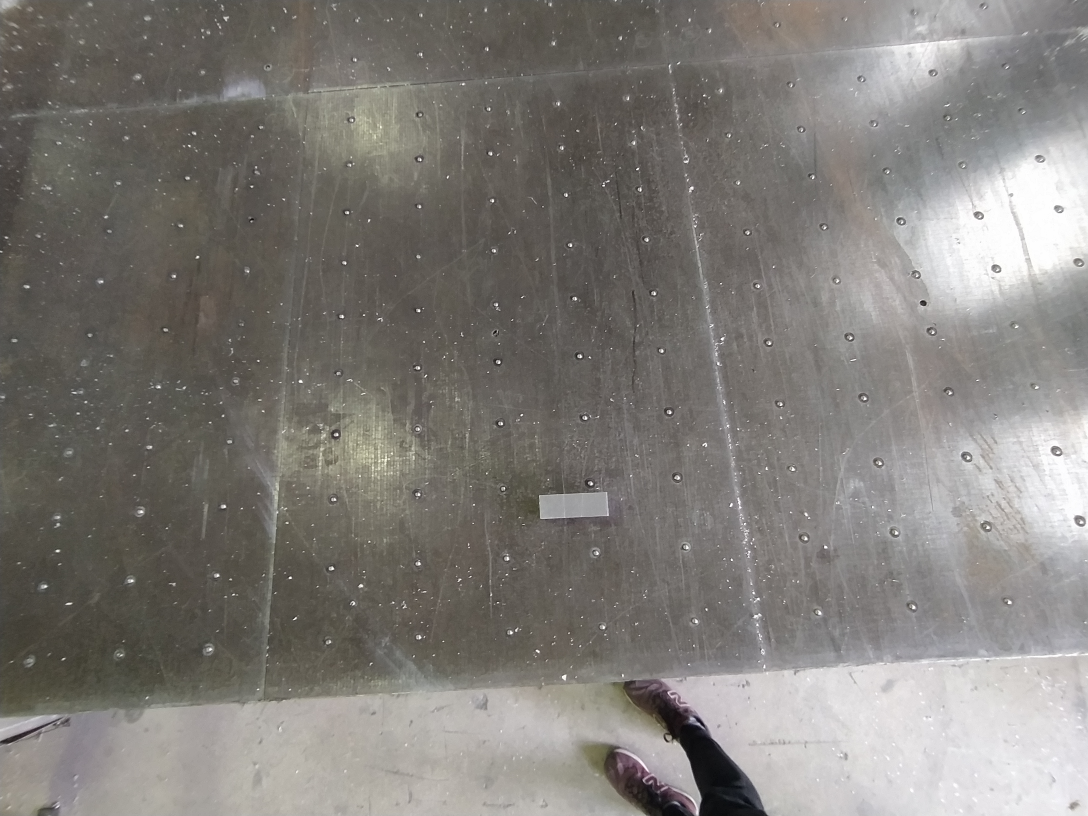
#> input picture jc2.jpg, 3264 x 2448 px, given in place of the camera (shown at 1/3 size)
$ python measure.py
#> lines starting #> are read from the running program, lines starting #| are printed output that depends on the picture; after the words box and inside, x2 and y2 are one past the last pixel; in counts of white or black regions, pixels touching at a corner belong together
### utils.py
import cv2
import numpy as np
import math


def getContours(img, cThr=[100, 100], showCanny=False, minArea=1000, filter=0, draw=False):
    imgGrey = cv2.cvtColor(img, cv2.COLOR_BGR2GRAY)  # convert into greyscale
    imgBlur = cv2.GaussianBlur(imgGrey, (5, 5), 1)
    imgCanny = cv2.Canny(imgBlur, cThr[0], cThr[1])
    kernel = np.ones((2, 2))
    imgDial = cv2.dilate(imgCanny, kernel, iterations=3)
    imgThreshold = cv2.erode(imgDial, kernel, iterations=2)

    if showCanny:
        resized = cv2.resize(imgThreshold, (0, 0), None, 0.5, 0.5)
        cv2.namedWindow('Canny', cv2.WINDOW_NORMAL)

        cv2.imshow('Canny', resized)

    contours, hierarchy = cv2.findContours(
        imgThreshold, cv2.RETR_TREE, cv2.CHAIN_APPROX_SIMPLE)

    finalContours = []

    for i in contours:
        area = cv2.contourArea(i)
        if area > minArea:
            perimeter = cv2.arcLength(i, True)
            approx = cv2.approxPolyDP(i, 0.02*perimeter, True)
            bbox = cv2.boundingRect(approx)
            if filter > 0:
                if len(approx) == filter:
                    finalContours.append([len(approx), area, approx, bbox, i])
            else:
                finalContours.append([len(approx), area, approx, bbox, i])

    # sort contour area from largest to smallest
    finalContours = sorted(finalContours, key=lambda x: x[1], reverse=True)

    if draw:
        for con in finalContours:
            cv2.drawContours(img, con[4], -1, (0, 0, 255), 3)

    return img, finalContours


def reorder(points):
    newPoints = np.zeros_like(points)
    points = points.reshape((4, 2))
    add = points.sum(1)
    newPoints[0] = points[np.argmin(add)]
    newPoints[3] = points[np.argmax(add)]
    diff = np.diff(points, axis=1)
    newPoints[1] = points[np.argmin(diff)]
    newPoints[2] = points[np.argmax(diff)]
    return newPoints


def findDistance(pts1, pts2):
    return ((pts2[0] - pts1[0])**2 + (pts2[1] - pts1[1])**2)**0.5

### measure.py
import cv2
import numpy as np
import utils
import math

cap = cv2.VideoCapture(2)  # set video capture device``
cap.set(10, 160)  # set brightness
cap.set(3, 1280)  # set height and width for 720p camera
cap.set(4, 720)

scaleFactor = 1
widthPaper = 210 * scaleFactor
heightPaper = 297 * scaleFactor

calibrated = False


while True:
    success, img = cap.read()  # grabs, decodes and returns next video frame
#> img is the input picture: shape (2448, 3264, 3); mean B, G, R 121.1, 125.5, 128.8
    resized = cv2.resize(img, (0, 0), None, 0.5, 0.5)
    cv2.imshow('Original', resized)

    imgContours, conts = utils.getContours(
        img, showCanny=True, minArea=50000, filter=4)
#> in getContours, `imgCanny = cv2.Canny(imgBlur, cThr[0], cThr[1])`:
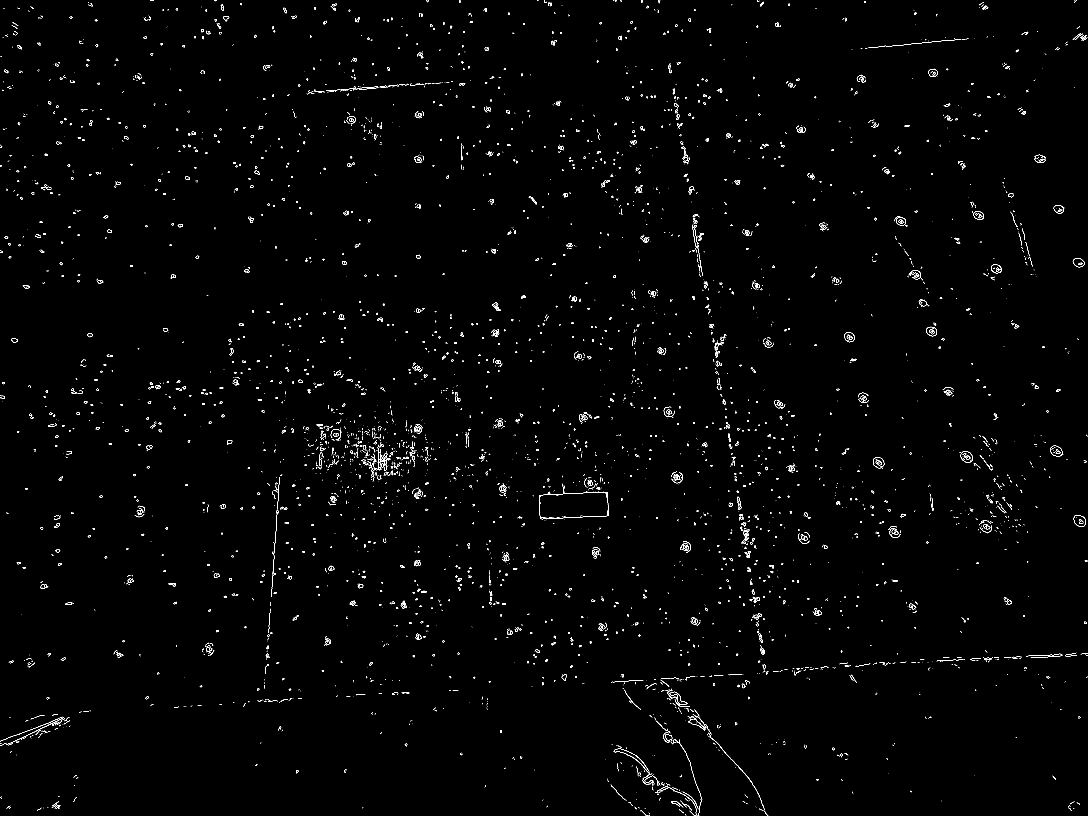
#> imgCanny: shape (2448, 3264) (shown at 1/3 size); 0.76% white in thin lines or dots
#> in getContours, `imgDial = cv2.dilate(imgCanny, kernel, iterations=3)`: imgDial: shape (2448, 3264); 3.5% white; 2593 white regions (212 under 20 px), largest, box (x1, y1, x2, y2) and area: (1841, 2152, 2110, 2448) 7760, (1051, 1285, 1209, 1447) 6821, (0, 2150, 213, 2241) 3427
#> in getContours, `imgThreshold = cv2.erode(imgDial, kernel, iterations=2)`: imgThreshold: shape (2448, 3264); 1.9% white; 2761 white regions (957 under 20 px)
#> in getContours, `resized = cv2.resize(imgThreshold, (0, 0), None, 0.5, 0.5)`:
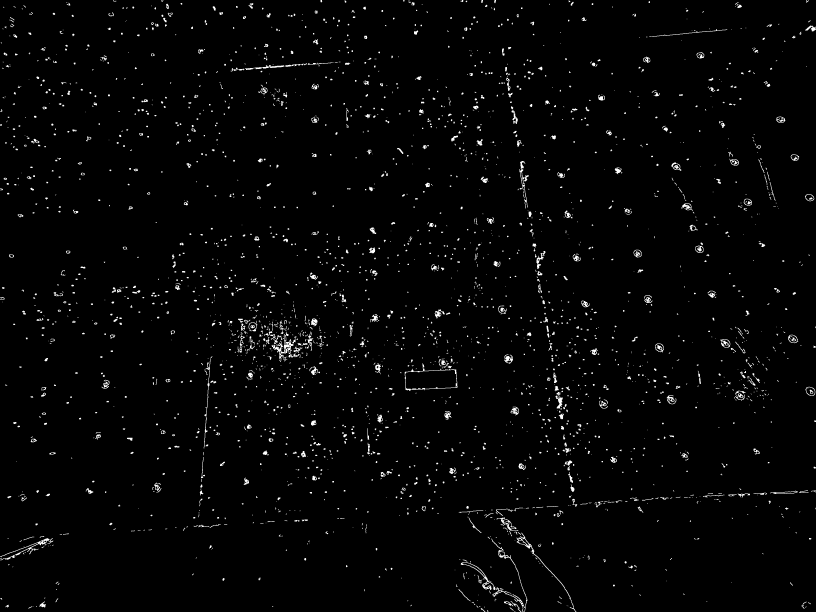
#> resized: shape (1224, 1632) (shown at 1/2 size); min 0, max 255, mean 4.9
#> in getContours, `contours, hierarchy = cv2.findContours( imgThreshold, cv2.RETR_TREE, c..`: contours = 3111 contours, 1518 with area under 20; largest, box (x1, y1, x2, y2) and area: (1619, 1453, 1830, 1564) 15266, (1620, 1479, 1828, 1559) 14087, (1843, 2154, 2110, 2448) 4144, (1086, 1329, 1202, 1447) 2724, (2065, 2131, 2306, 2448) 2014
#> the loop in getContours, `for i in contours:` made 3111 passes
#> area on passes 3, 4, 8: 53, 35.5, 27
#> after the loop in getContours, `for i in contours:`: finalContours = []
#> conts = []

    # [6 lines of commented-out code are left out]

    imgContours2, conts2 = utils.getContours(
        img, minArea=400, filter=4, cThr=[50, 50], draw=False)
#> call 2 of getContours, with showCanny = False, minArea = 400, filter = 4, draw = False
#> in getContours (call 2), `imgCanny = cv2.Canny(imgBlur, cThr[0], cThr[1])`:
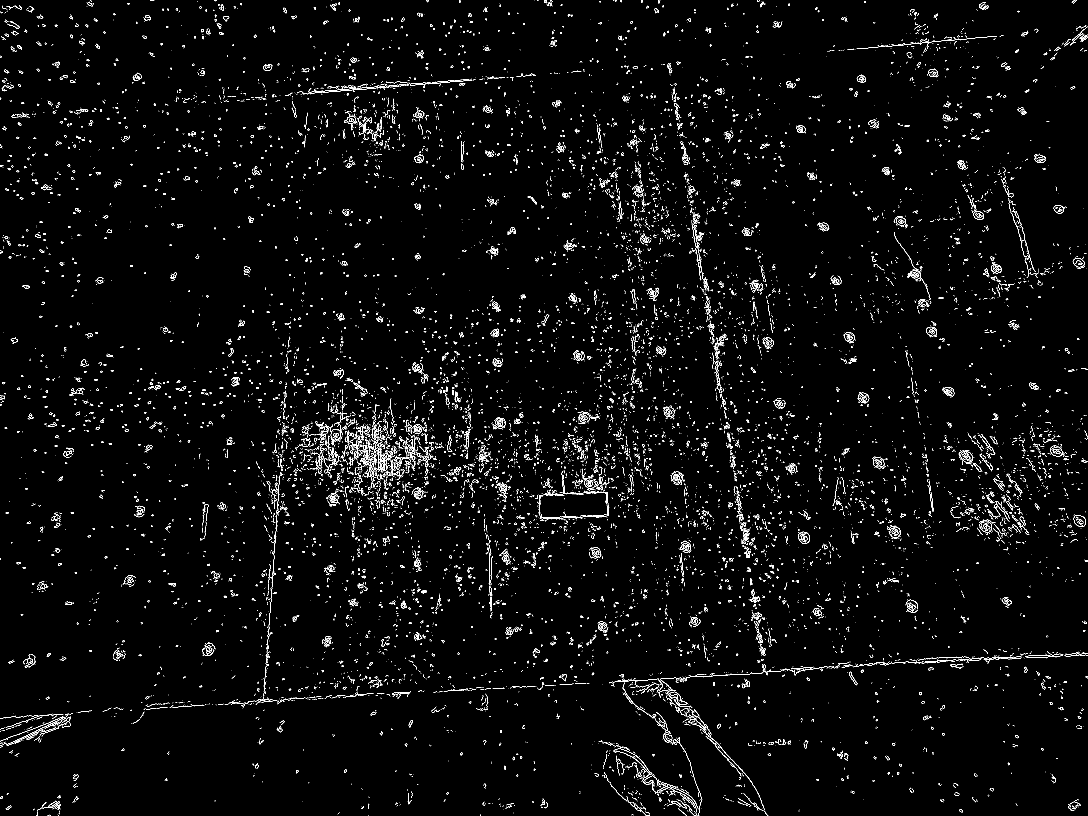
#> imgCanny: shape (2448, 3264) (shown at 1/3 size); 1.9% white in thin lines or dots
#> in getContours (call 2), `imgDial = cv2.dilate(imgCanny, kernel, iterations=3)`:
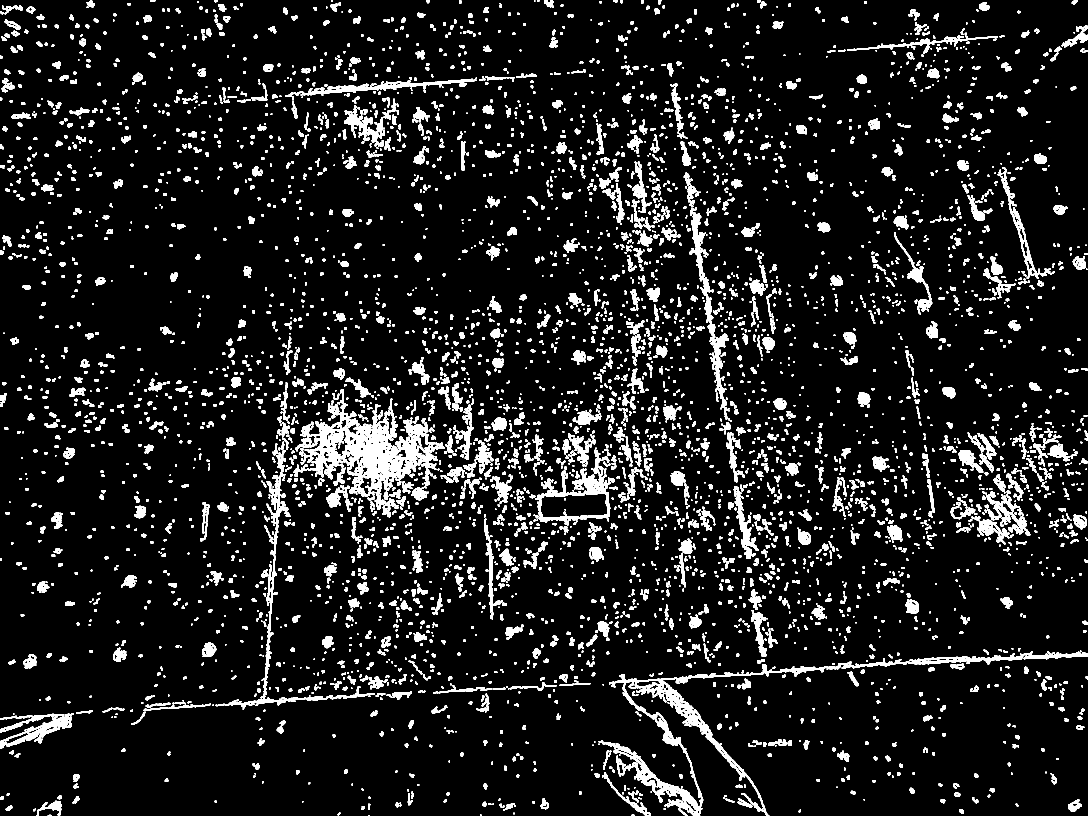
#> imgDial: shape (2448, 3264) (shown at 1/3 size); 8.9% white; 5416 white regions (527 under 20 px), largest, box (x1, y1, x2, y2) and area: (886, 1210, 1314, 1530) 46100, (1796, 1985, 2555, 2448) 31299, (654, 1417, 973, 2129) 10614
#> in getContours (call 2), `imgThreshold = cv2.erode(imgDial, kernel, iterations=2)`:
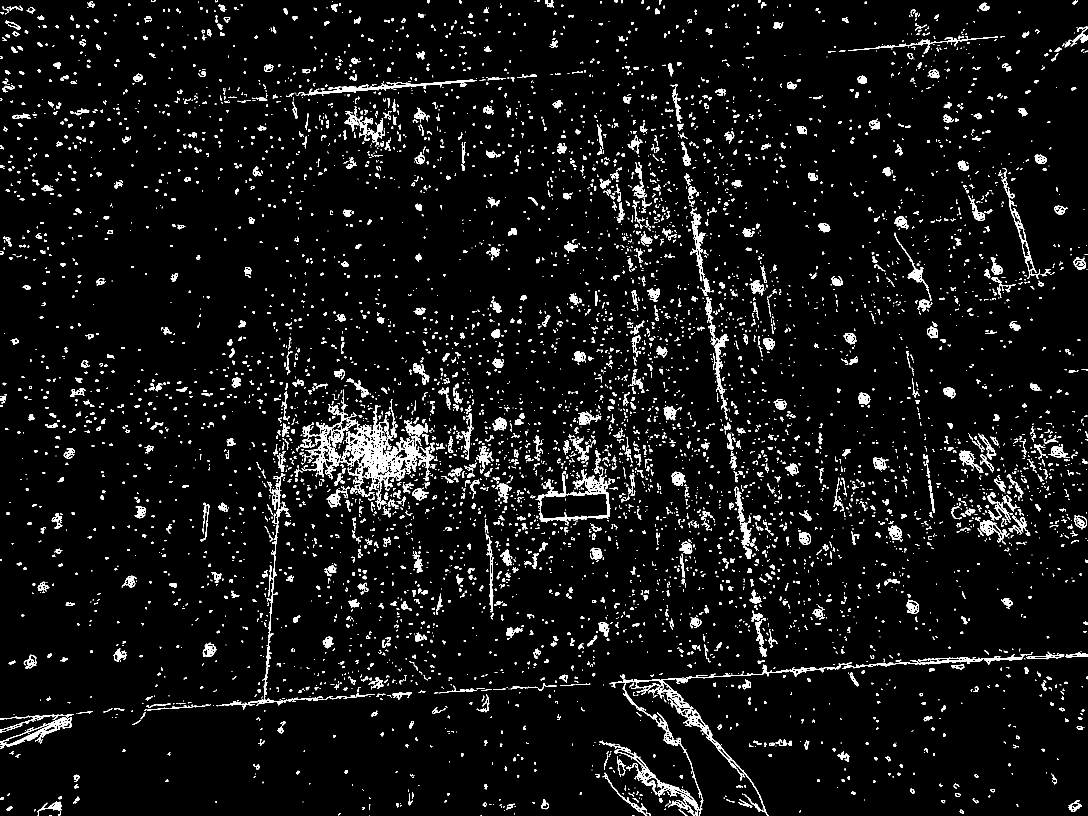
#> imgThreshold: shape (2448, 3264) (shown at 1/3 size); 5.1% white; 6112 white regions (2595 under 20 px)
#> in getContours (call 2), `contours, hierarchy = cv2.findContours( imgThreshold, cv2.RETR_TREE, c..`: contours = 7193 contours, 3900 with area under 20; largest, box (x1, y1, x2, y2) and area: (905, 1212, 1303, 1503) 34150, (1798, 1987, 2555, 2448) 21989, (1607, 1400, 1845, 1568) 19173, (1620, 1479, 1824, 1556) 13033, (0, 2151, 216, 2246) 5080
#> the loop in getContours (call 2), `for i in contours:` made 7193 passes
#> (area, perimeter, approx, bbox) on passes 288, 307, 750, 1762: (1529, 363.4, [[152, 2172], [28, 2233], [6, 2228]], (6, 2172, 147, 62)), (805, 842.5, [[192, 2145], [0, 2156], [112, 2150], [0, 2190]], (0, 2145, 193, 46)), (3179, 1741, [[3097, 1956], [2527, 2005]], (2527, 1956, 571, 50)), (1342.5, 620.4, [[1457, 1601], [1473, 1836], [1481, 1671], [1473, 1682]], (1457, 1601, 25, 236))
#> (area, perimeter, bbox) on passes 36, 41, 132, 283, 411, 608: (757, 280.5, (112, 2405, 72, 43)), (665, 143.1, (3206, 2401, 40, 34)), (852.5, 523.2, (1808, 2318, 134, 130)), (5079.5, 814.8, (0, 2151, 214, 95)), (421.5, 192.8, (1178, 2076, 58, 24)), (21989, 7396, (1798, 1987, 757, 461))
#> after the loop in getContours (call 2), `for i in contours:`: finalContours = 4 items
#> conts2 = 4 items

    if len(conts2) != 0:
        for obj in conts2:
            cv2.polylines(imgContours2, [obj[2]], True, (0, 255, 0), 2)
            nPoints = utils.reorder(obj[2])
            nW = round(utils.findDistance(
                nPoints[0][0]//scaleFactor, nPoints[1][0]//scaleFactor)/10, 2)
            nH = round(utils.findDistance(
                nPoints[0][0]//scaleFactor, nPoints[2][0]//scaleFactor)/10, 2)
            # display measurements on image
            cv2.arrowedLine(imgContours2, (nPoints[0][0][0], nPoints[0][0][1]), (nPoints[1][0][0], nPoints[1][0][1]),
                            (255, 0, 255), 2, 8, 0, 0.05)
            cv2.arrowedLine(imgContours2, (nPoints[0][0][0], nPoints[0][0][1]), (nPoints[2][0][0], nPoints[2][0][1]),
                            (255, 0, 255), 2, 8, 0, 0.05)
            x, y, w, h = obj[3]
            cv2.putText(imgContours2, '{}mm'.format(nW), (x + 30, y - 10), cv2.FONT_HERSHEY_COMPLEX_SMALL, 1,
                        (255, 0, 255), 1)
            cv2.putText(imgContours2, '{}mm'.format(nH), (x - 70, y + h // 2), cv2.FONT_HERSHEY_COMPLEX_SMALL, 1,
                        (255, 0, 255), 1)


            if (calibrated == False):
#> (the run stopped early here; a loop or call above may not have finished)
